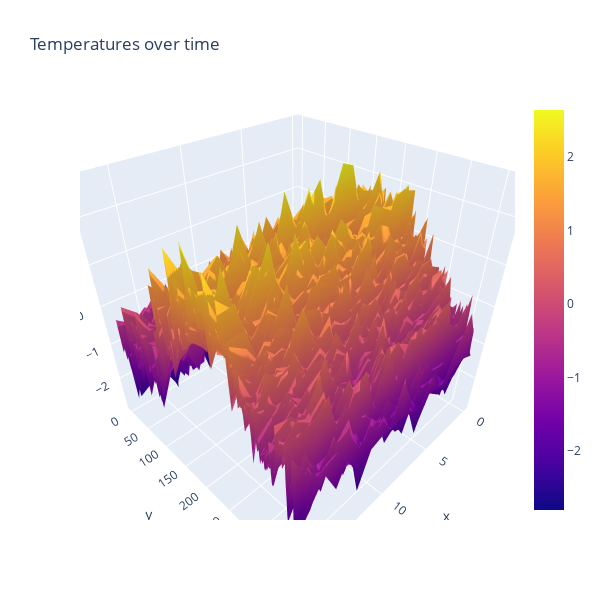

Notebook cell for this chart:
### Code cell
#Plot ALL weather data for all stations for a year 

#X = weather station
#Y = day of the year
#Z = temperature

#you can click/hold in the graph below to rotate!

fig = go.Figure(data=[go.Surface(z=notempyear.values)])
fig.update_layout(title='Temperatures over time', autosize=False,
                  width=600, height=600)
fig.show()

### Figure 1 — Plotly figure (JSON) as saved in the notebook; plotly's stock layout.template omitted (floating-point values rounded to 4 significant figures; data arrays with more than 128 entries replaced by an {"elided": "..."} marker saying what was removed)
{"data": [{"type": "surface", "z": {"elided": "366x18 float values"}}], "layout": {"autosize": false, "height": 600, "scene": {"aspectmode": "auto", "aspectratio": {"x": 1, "y": 1, "z": 1}, "camera": {"center": {"x": 0, "y": 0, "z": 0}, "eye": {"x": 1.056, "y": 1.056, "z": 1.056}, "projection": {"type": "perspective"}, "up": {"x": 0, "y": 0, "z": 1}}}, "title": {"text": "Temperatures over time"}, "width": 600}}
